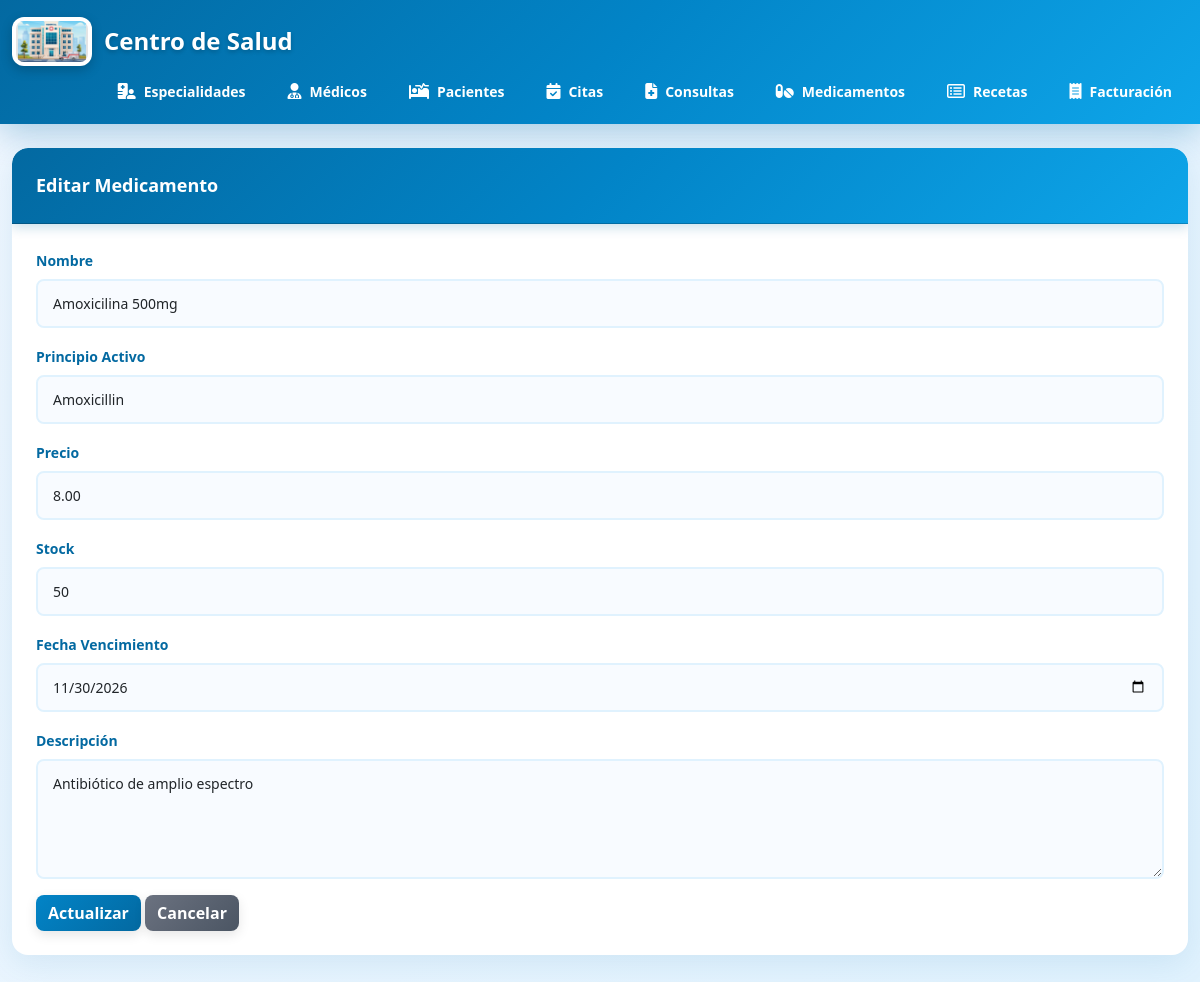
Page /medicamentos/edit.php?id=2 on the earlier database version.
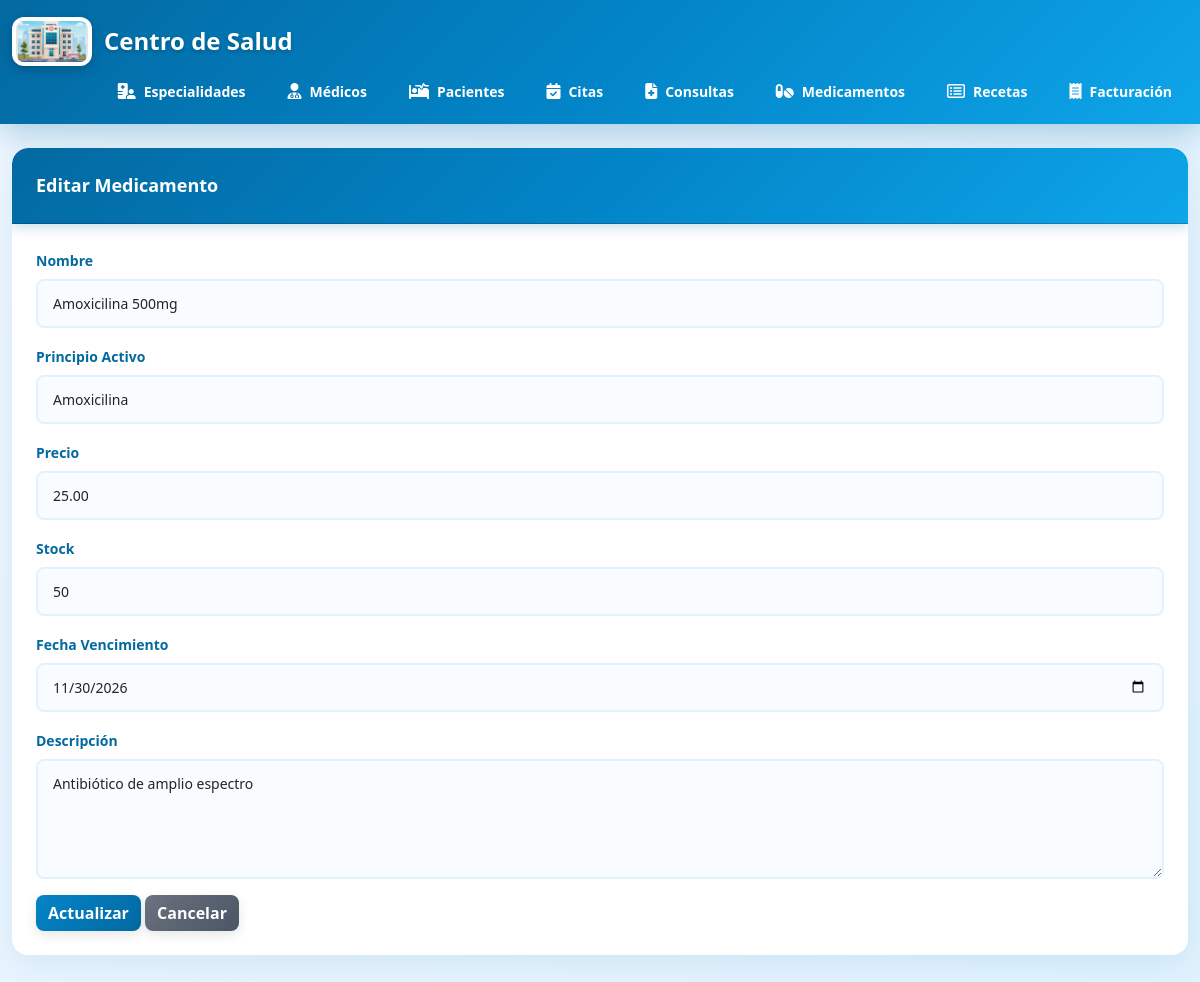
Same page on the later database version.
### tables this page shows
CREATE TABLE medicamentos (
  id_medicamento int auto_increment primary key,
  nombre varchar(150) not null,
  principio_activo varchar(150),
  precio decimal(10,2),
  stock int default 0,
  fecha_vencimiento date,
  descripcion text,
  fecha_actualizacion datetime default current_timestamp on update current_timestamp
);

### medicamentos/edit.php (the view, shortened to what this page needs)
<?php
require_once '../config/database.php';
require_once '../includes/header.php';
$id = $_GET['id'];
$stmt = $pdo->prepare("SELECT * FROM medicamentos WHERE id_medicamento = :id");
$stmt->execute([':id' => $id]);
$medicamento = $stmt->fetch(PDO::FETCH_ASSOC);
?>
<div class="card">
    <div class="card-header">Editar Medicamento</div>
    <div class="card-body">
        <form action="update.php" method="POST">
            <div class="mb-3">
                <label class="form-label">Nombre</label>
                <input type="text" name="nombre" class="form-control" value="<?= $medicamento['nombre'] ?>" required>
            </div>
            <div class="mb-3">
                <label class="form-label">Principio Activo</label>
                <input type="text" name="principio_activo" class="form-control" value="<?= $medicamento['principio_activo'] ?>">
            </div>
            <div class="mb-3">
                <label class="form-label">Precio</label>
                <input type="number" name="precio" class="form-control" step="0.01" value="<?= $medicamento['precio'] ?>">
            </div>
            <div class="mb-3">
                <label class="form-label">Stock</label>
                <input type="number" name="stock" class="form-control" value="<?= $medicamento['stock'] ?>">
            </div>
            <div class="mb-3">
                <label class="form-label">Fecha Vencimiento</label>
                <input type="date" name="fecha_vencimiento" class="form-control" value="<?= $medicamento['fecha_vencimiento'] ?>">
            </div>
            <div class="mb-3">
                <label class="form-label">Descripción</label>
                <textarea name="descripcion" class="form-control" rows="3"><?= $medicamento['descripcion'] ?></textarea>
            </div>
            <button type="submit" class="btn btn-warning">Actualizar</button>
            <a href="index.php" class="btn btn-secondary">Cancelar</a>
        </form>
    </div>
</div>
<?php require_once '../includes/footer.php'; ?>

Differences in the rows shown:
changed medicamentos "Amoxicilina 500mg": principio_activo "Amoxicillin" → "Amoxicilina"; precio "8.00" → "25.00"
